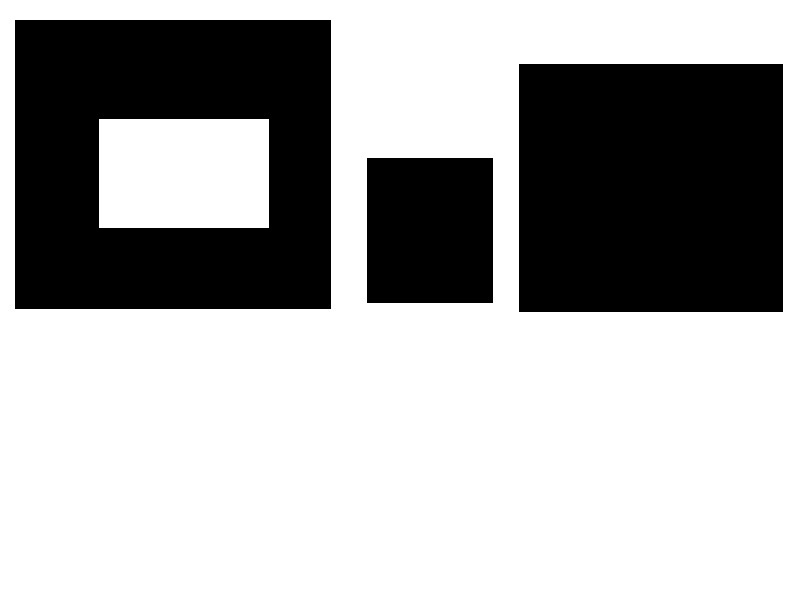
#> input picture DAY 2/Shape_detect/test_imgs/contours1.jpg, 800 x 600 px, found by its file name
$ jupyter execute '1 contours.ipynb'
#> lines starting #> are read from the running program, lines starting #| are printed output that depends on the picture; after the words box and inside, x2 and y2 are one past the last pixel; in counts of white or black regions, pixels touching at a corner belong together
# Contours

[cell 1]
import cv2
import numpy as np
from matplotlib import pyplot as plt

[cell 2]
# Let's load a simple image with 3 black squares
image = cv2.imread('C:/Users/nachi/Desktop/test projects/opencv projects/Shape_detect/test_imgs/contours1.jpg')
#> image is the input picture: shape (600, 800, 3); min 0, max 255, mean 171.8

plt.imshow(cv2.cvtColor(image, cv2.COLOR_BGR2RGB))
plt.title('Input Image')

plt.show()

[cell 3]
# Grayscale
gray = cv2.cvtColor(image,cv2.COLOR_BGR2GRAY)

row, col = 1, 2
fig, axs = plt.subplots(row, col, figsize=(15, 10))
fig.tight_layout()

#  we can use canny edges or thresholding
# Find Canny edges
edged = cv2.Canny(gray, 30, 200)
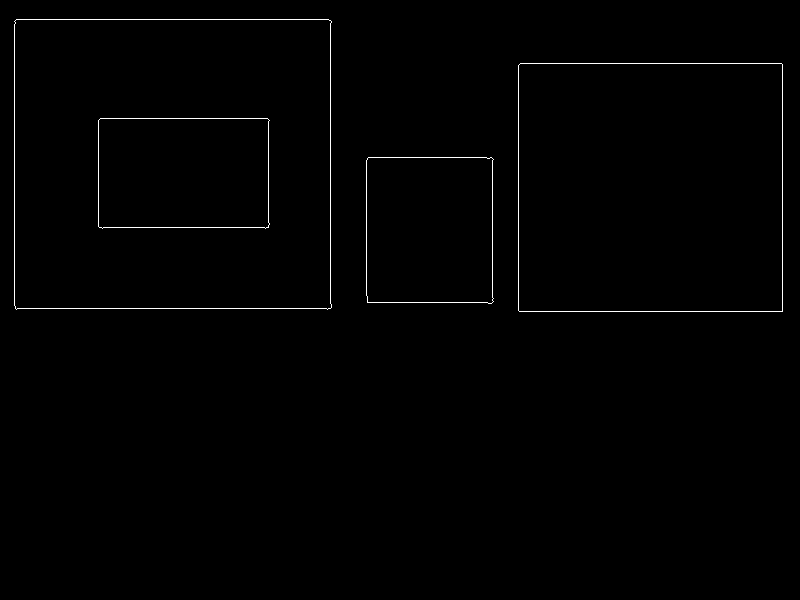
#> edged: shape (600, 800); 0.69% white in thin lines or dots, all inside (x1, y1, x2, y2) = (14, 19, 783, 312)
axs[0].imshow(cv2.cvtColor(edged, cv2.COLOR_BGR2RGB))
axs[0].set_title('Canny Edges')

# by thresholding
# ret,thresh = cv2.threshold(gray, 127, 255, cv2.THRESH_BINARY)

# Finding Contours
# Use a copy of your image e.g. edged_v2.copy(), since findContours alters the image

contours, H = cv2.findContours(edged.copy(), cv2.RETR_TREE, cv2.CHAIN_APPROX_SIMPLE)
#> contours = 8 contours; box (x1, y1, x2, y2) and area: (14, 19, 332, 310) 91324, (14, 19, 332, 310) 91324, (518, 63, 783, 312) 65469, (518, 63, 783, 312) 65468, (98, 118, 270, 229) 18532, (98, 118, 270, 229) 18532, (366, 157, 494, 304) 18264, (366, 157, 494, 304) 18264; H = [[2, -1, 1, -1], [-1, -1, -1, 0], [4, 0, 3, -1], [-1, -1, -1, 2], [-1, 2, 5, -1], [-1, -1, 6, 4], [-1, -1, 7, 5], [-1, -1, -1, 6]]
# print(H)
print(contours)
#> (printed output is left out)
print("Number of Contours found = " + str(len(contours)))
#| Number of Contours found = 8

# Draw all contours
# Use '-1' as the 3rd parameter to draw all
cv2.drawContours(image, contours, -1, (0,0,255), 3)
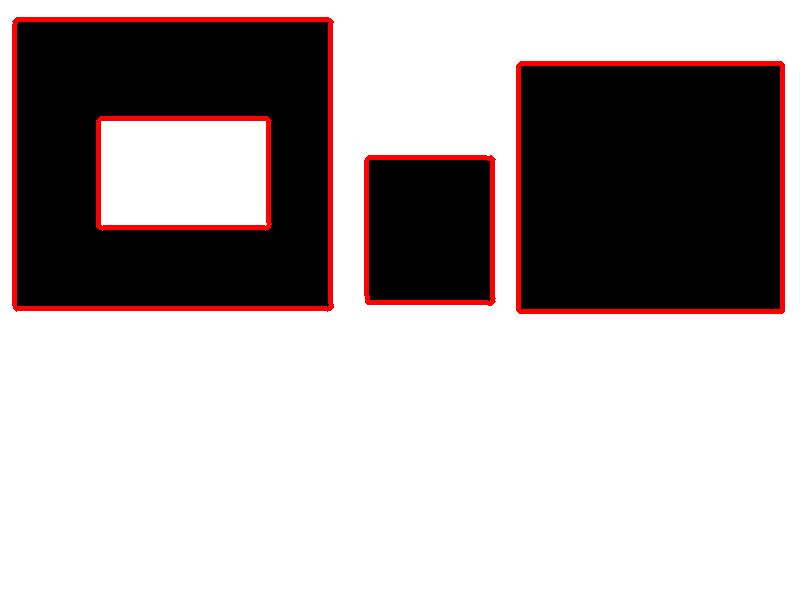
#> image: shape (600, 800, 3); 3.45% of pixels changed, all inside (x1, y1, x2, y2) = (12, 17, 785, 314)
axs[1].imshow(cv2.cvtColor(image, cv2.COLOR_BGR2RGB))
axs[1].set_title('Contours')

plt.show()
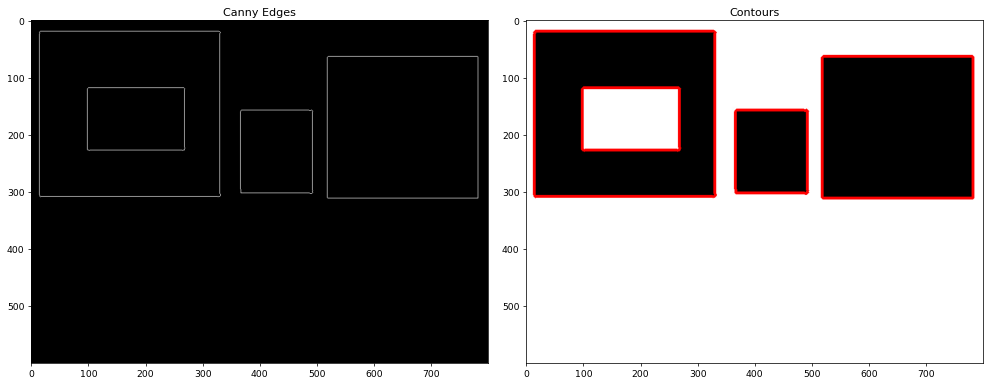
#> figure drawn by matplotlib, 2 panels
